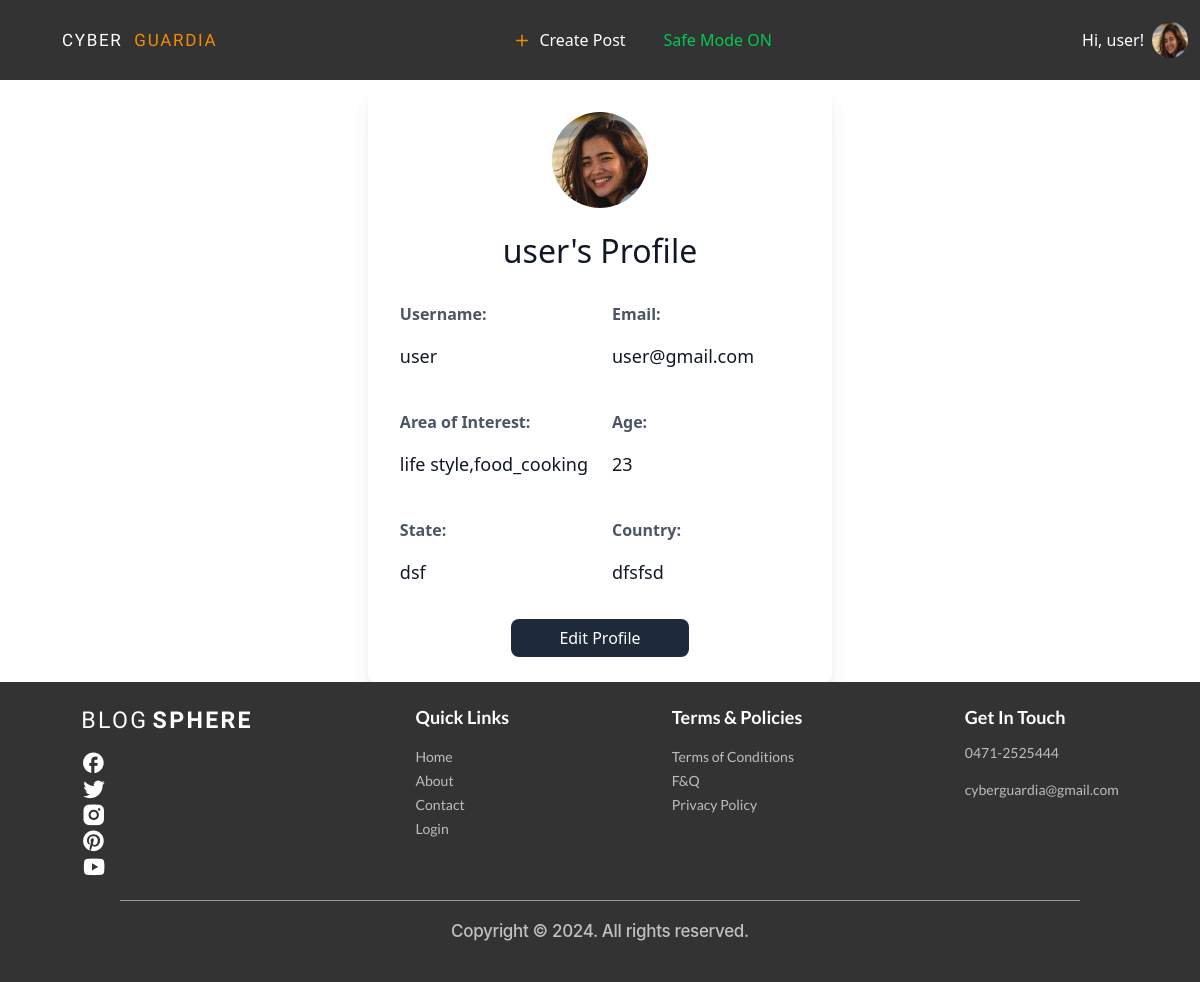
The page /profile/user/ (signed in) on the database as committed earlier.
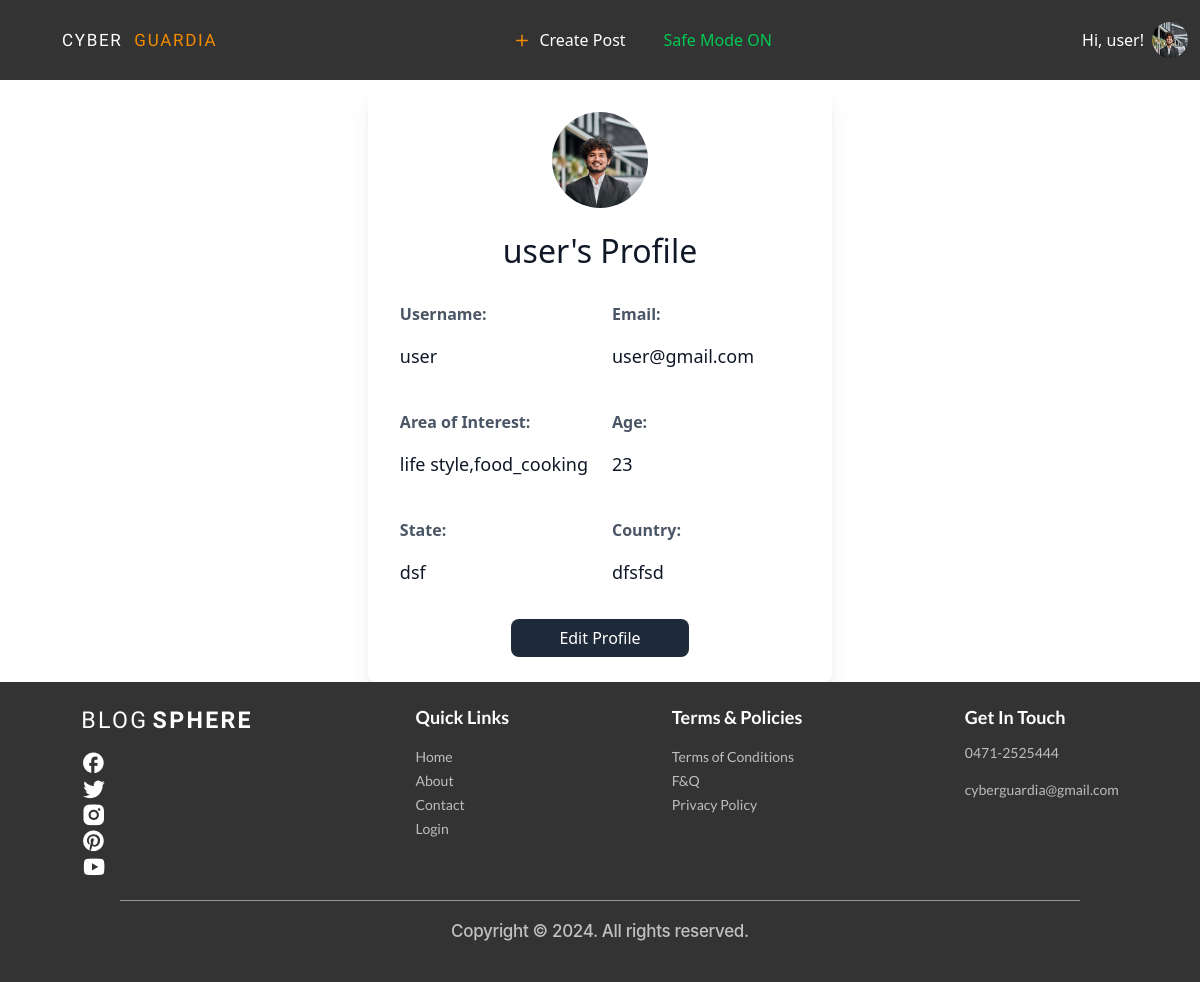
The same page on the database as committed later.
### account/models.py (models this page shows)
class User(AbstractUser):
    USER_TYPE_CHOICES = (
        ('normal', 'Normal User'),
        ('advertiser', 'Advertiser'),
    )
    user_type = models.CharField(max_length=20, choices=USER_TYPE_CHOICES, default='normal')

### accounts/models.py (models this page shows, shortened)
class Profile(models.Model):
    user = models.OneToOneField(User, on_delete=models.CASCADE)
    area_of_interest = models.CharField(max_length=255, blank=True)
    age = models.IntegerField(null=True)
    country = models.CharField(max_length=20, null=True)
    state = models.CharField(max_length=20, null=True)
    safe_mode = models.BooleanField(default=True)
    profile_image = models.ImageField(upload_to='profile_images/', null=True, blank=True)

### accounts/views.py (the view)
# urls.py: path("profile/<str:username>/", user_profile, name="user_profile"),
@never_cache
@login_required
def user_profile(request, username):
    user = get_object_or_404(User, username=username)
    profile = get_object_or_404(Profile, user=user)
    return render(request, 'accounts/user_profile.html', {'user': user, 'profile': profile})

### accounts/templates/accounts/user_profile.html (shortened to what this page needs)
{% extends "base.html" %}
{% block content %}
<div class="max-w-3xl mx-auto bg-white p-8 rounded-lg shadow-xl text-gray-900">
    <div class="flex flex-col items-center">
        <div class="w-24 h-24 bg-gray-200 rounded-full flex items-center justify-center text-gray-500 text-xl font-bold">
                <img src="{{ user.profile.profile_image.url }}" alt="Profile Picture" class="w-full h-full object-cover rounded-full">
        </div>
        <h2 class="text-3xl font-bold text-blue-900 mt-4">{{ profile.user }}'s Profile</h2>
    </div>
    <div class="grid grid-cols-1 md:grid-cols-2 gap-6 mt-6">
        <div>
            <p class="text-gray-600 font-semibold">Username:</p>
            <p class="text-lg font-medium">{{ profile.user }}</p>
        </div>
        <div>
            <p class="text-gray-600 font-semibold">Email:</p>
            <p class="text-lg font-medium">{{ user.email }}</p>
        </div>
        <div>
            <p class="text-gray-600 font-semibold">Area of Interest:</p>
            <p class="text-lg font-medium">{{ profile.area_of_interest }}</p>
        </div>
        <div>
            <p class="text-gray-600 font-semibold">Age:</p>
            <p class="text-lg font-medium">{{ profile.age }}</p>
        </div>
        <div>
            <p class="text-gray-600 font-semibold">State:</p>
            <p class="text-lg font-medium">{{ profile.state }}</p>
        </div>
        <div>
            <p class="text-gray-600 font-semibold">Country:</p>
            <p class="text-lg font-medium">{{ profile.country }}</p>
        </div>
    </div>
    {% if request.user == user %}
    <div class="mt-6 text-center">
        <a href="{% url 'edit_profile' %}" class="px-12 py-2 bg-gray-800 text-white rounded-lg hover:bg-gray-700 transition-colors text-decoration-none">
            Edit Profile
        </a>
    </div>
    {% endif %}
</div>
{% endblock %}

### templates/base.html (shortened to what the changed rows need)
{% load static %}
<!doctype html>
<html>
    <head>
        <script src="https://cdn.jsdelivr.net/npm/@tailwindcss/browser@4"></script>
        <link
            rel="stylesheet"
            href="https://cdnjs.cloudflare.com/ajax/libs/font-awesome/6.0.0/css/all.min.css"
        />
        <link
            href="https://cdn.jsdelivr.net/npm/bootstrap@5.3.3/dist/css/bootstrap.min.css"
            rel="stylesheet"
        />
        <link
            rel="stylesheet"
            href="https://cdnjs.cloudflare.com/ajax/libs/font-awesome/6.7.2/css/fontawesome.min.css"
        />
        <link
            href="https://cdn.jsdelivr.net/npm/bootstrap-icons/font/bootstrap-icons.css"
            rel="stylesheet"
        />
        <link rel="stylesheet" href="{% static 'css/index.css' %}" />
        <link rel="stylesheet" href="font.css" />
    </head>
    <body class="min-h-screen flex flex-col">
        <nav class="navbar navbar-expand-sm">
            <div class="container-fluid">
                    <div class="d-flex ms-auto">
                        {% if request.user.is_authenticated %}
                        <div class="relative" id="profile-dropdown">
                            <button
                                onclick="toggleProfileMenu()"
                                class="flex items-center gap-2 hover:text-orange-500 transition-colors cursor-pointer"
                            >
                                <div class="flex items-center gap-2">
                                    <span class="nav-link navbar_links"
                                        >Hi, {{user.username}}!</span
                                    >
                                    <img
                                        src="{% if user.profile.profile_image %}{{ user.profile.profile_image.url }}{% else %}{% static 'Images/images.png' %}{% endif %}"
                                        alt="Profile"
                                        class="w-9 h-9 rounded-full"
                                    />
                                </div>
                            </button>
                        </div>
                    </div>
                        {% endif %}
                    </div>
        </nav>
        {% block content %}
        {% endblock content %}
</body>
</html>

Rows that differ between the two databases and show on the page:
changed User "user@gmail.com": profile_image: a different picture; profile.profile_image: a different picture
